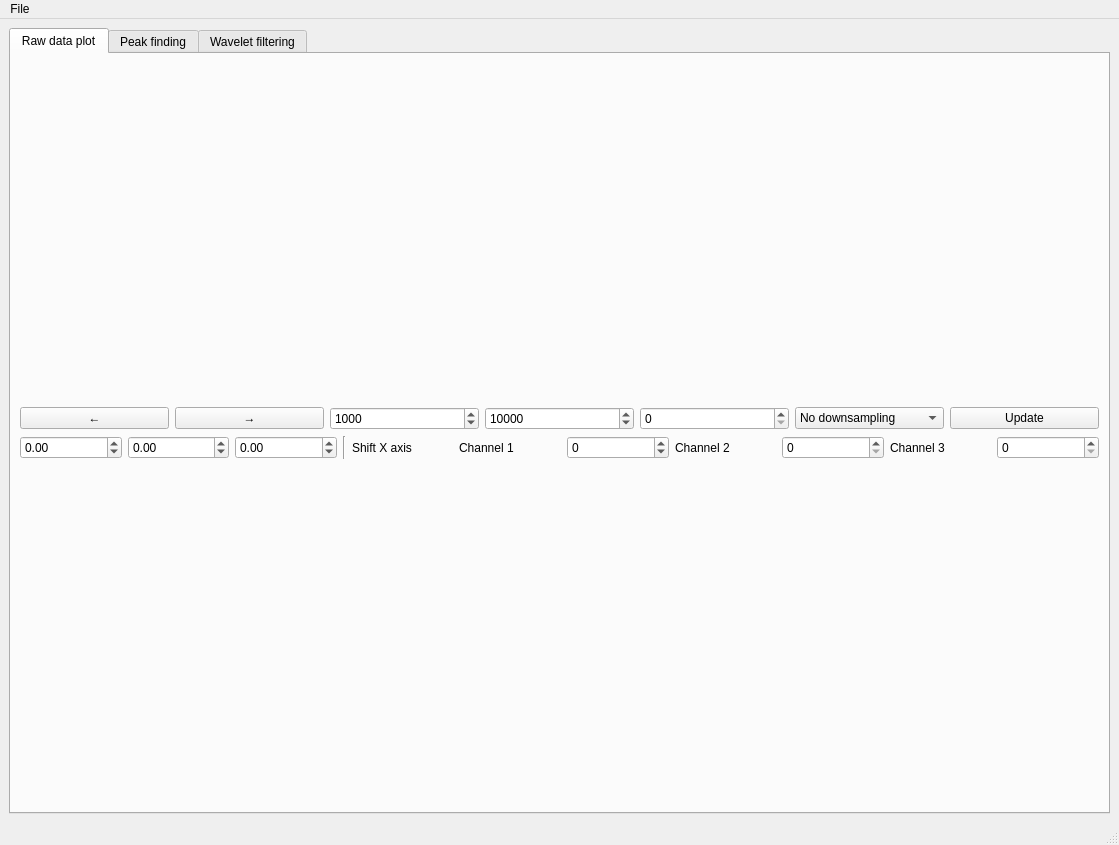
<?xml version="1.0" encoding="UTF-8"?>
<ui version="4.0">
 <class>MainWindow</class>
 <widget class="QMainWindow" name="MainWindow">
  <property name="geometry">
   <rect>
    <x>0</x>
    <y>0</y>
    <width>1119</width>
    <height>845</height>
   </rect>
  </property>
  <property name="sizePolicy">
   <sizepolicy hsizetype="Expanding" vsizetype="Expanding">
    <horstretch>0</horstretch>
    <verstretch>0</verstretch>
   </sizepolicy>
  </property>
  <property name="windowTitle">
   <string>MainWindow</string>
  </property>
  <widget class="QWidget" name="centralwidget">
   <property name="sizePolicy">
    <sizepolicy hsizetype="Preferred" vsizetype="Preferred">
     <horstretch>0</horstretch>
     <verstretch>0</verstretch>
    </sizepolicy>
   </property>
   <layout class="QVBoxLayout" name="verticalLayout_2">
    <item>
     <widget class="QTabWidget" name="tabWidget">
      <property name="sizePolicy">
       <sizepolicy hsizetype="Preferred" vsizetype="Preferred">
        <horstretch>0</horstretch>
        <verstretch>0</verstretch>
       </sizepolicy>
      </property>
      <property name="currentIndex">
       <number>0</number>
      </property>
      <widget class="QWidget" name="rawDataPlotTab">
       <property name="sizePolicy">
        <sizepolicy hsizetype="Preferred" vsizetype="Preferred">
         <horstretch>0</horstretch>
         <verstretch>0</verstretch>
        </sizepolicy>
       </property>
       <attribute name="title">
        <string>Raw data plot</string>
       </attribute>
       <layout class="QVBoxLayout" name="verticalLayout">
        <item>
         <layout class="QVBoxLayout" name="centralLayout">
          <item>
           <layout class="QVBoxLayout" name="rawPlotLayout">
            <item>
             <layout class="QHBoxLayout" name="rawPlotTools">
              <item>
               <widget class="QPushButton" name="rawPlotBackBtn">
                <property name="toolTip">
                 <string extracomment="Back"/>
                </property>
                <property name="text">
                 <string>←</string>
                </property>
               </widget>
              </item>
              <item>
               <widget class="QPushButton" name="rawPlotForwardBtn">
                <property name="toolTip">
                 <string extracomment="Forward"/>
                </property>
                <property name="toolTipDuration">
                 <number>-1</number>
                </property>
                <property name="text">
                 <string>→</string>
                </property>
               </widget>
              </item>
              <item>
               <widget class="QSpinBox" name="rawStepSizeSpinBox">
                <property name="toolTipDuration">
                 <number>-1</number>
                </property>
                <property name="minimum">
                 <number>1</number>
                </property>
                <property name="maximum">
                 <number>999999999</number>
                </property>
                <property name="value">
                 <number>1000</number>
                </property>
               </widget>
              </item>
              <item>
               <widget class="QSpinBox" name="rawWindowSizeSpinBox">
                <property name="toolTip">
                 <string extracomment="Window size"/>
                </property>
                <property name="minimum">
                 <number>1</number>
                </property>
                <property name="maximum">
                 <number>999999999</number>
                </property>
                <property name="value">
                 <number>10000</number>
                </property>
               </widget>
              </item>
              <item>
               <widget class="QSpinBox" name="rawWindowStartSpinBox">
                <property name="maximum">
                 <number>999999999</number>
                </property>
               </widget>
              </item>
              <item>
               <widget class="QComboBox" name="downsamplingComboBox">
                <item>
                 <property name="text">
                  <string>No downsampling</string>
                 </property>
                </item>
                <item>
                 <property name="text">
                  <string>Peak</string>
                 </property>
                </item>
                <item>
                 <property name="text">
                  <string>Subsample</string>
                 </property>
                </item>
                <item>
                 <property name="text">
                  <string>Mean</string>
                 </property>
                </item>
               </widget>
              </item>
              <item>
               <widget class="QPushButton" name="rawPlotUpdateBtn">
                <property name="toolTip">
                 <string/>
                </property>
                <property name="toolTipDuration">
                 <number>-1</number>
                </property>
                <property name="text">
                 <string>Update</string>
                </property>
               </widget>
              </item>
             </layout>
            </item>
            <item>
             <layout class="QHBoxLayout" name="rawPlotThresholds">
              <item>
               <widget class="QDoubleSpinBox" name="rawPlotThreshold1">
                <property name="minimumSize">
                 <size>
                  <width>100</width>
                  <height>0</height>
                 </size>
                </property>
                <property name="minimum">
                 <double>-99.989999999999995</double>
                </property>
                <property name="singleStep">
                 <double>0.100000000000000</double>
                </property>
               </widget>
              </item>
              <item>
               <widget class="QDoubleSpinBox" name="rawPlotThreshold2">
                <property name="minimumSize">
                 <size>
                  <width>100</width>
                  <height>0</height>
                 </size>
                </property>
                <property name="minimum">
                 <double>-99.989999999999995</double>
                </property>
                <property name="singleStep">
                 <double>0.100000000000000</double>
                </property>
               </widget>
              </item>
              <item>
               <widget class="QDoubleSpinBox" name="rawPlotThreshold3">
                <property name="minimumSize">
                 <size>
                  <width>100</width>
                  <height>0</height>
                 </size>
                </property>
                <property name="minimum">
                 <double>-99.989999999999995</double>
                </property>
                <property name="singleStep">
                 <double>0.100000000000000</double>
                </property>
               </widget>
              </item>
              <item>
               <widget class="Line" name="line">
                <property name="orientation">
                 <enum>Qt::Vertical</enum>
                </property>
               </widget>
              </item>
              <item>
               <widget class="QLabel" name="axisShiftLabel">
                <property name="text">
                 <string>Shift X axis</string>
                </property>
               </widget>
              </item>
              <item>
               <widget class="QLabel" name="axisShiftLabelCh1">
                <property name="text">
                 <string>Channel 1</string>
                </property>
               </widget>
              </item>
              <item>
               <widget class="QDoubleSpinBox" name="axisCh1ShiftSpinBox">
                <property name="decimals">
                 <number>0</number>
                </property>
                <property name="minimum">
                 <double>-100000000.000000000000000</double>
                </property>
                <property name="maximum">
                 <double>100000000.000000000000000</double>
                </property>
               </widget>
              </item>
              <item>
               <widget class="QLabel" name="axisShiftLabelCh2">
                <property name="text">
                 <string>Channel 2</string>
                </property>
               </widget>
              </item>
              <item>
               <widget class="QSpinBox" name="axisCh2ShiftSpinBox"/>
              </item>
              <item>
               <widget class="QLabel" name="axisShiftLabelCh3">
                <property name="text">
                 <string>Channel 3</string>
                </property>
               </widget>
              </item>
              <item>
               <widget class="QSpinBox" name="axisCh3ShiftSpinBox"/>
              </item>
             </layout>
            </item>
           </layout>
          </item>
         </layout>
        </item>
       </layout>
      </widget>
      <widget class="QWidget" name="peakFindingTab">
       <property name="sizePolicy">
        <sizepolicy hsizetype="Expanding" vsizetype="Expanding">
         <horstretch>0</horstretch>
         <verstretch>0</verstretch>
        </sizepolicy>
       </property>
       <attribute name="title">
        <string>Peak finding</string>
       </attribute>
       <widget class="QWidget" name="horizontalLayoutWidget">
        <property name="geometry">
         <rect>
          <x>9</x>
          <y>9</y>
          <width>811</width>
          <height>461</height>
         </rect>
        </property>
        <layout class="QHBoxLayout" name="horizontalLayout">
         <item>
          <layout class="QGridLayout" name="leftLayout">
           <item row="15" column="1">
            <widget class="QPushButton" name="findPeaksBtn">
             <property name="text">
              <string>Find Peaks</string>
             </property>
            </widget>
           </item>
           <item row="3" column="1">
            <widget class="QCheckBox" name="currentViewCheckBox">
             <property name="text">
              <string>Current view only</string>
             </property>
            </widget>
           </item>
           <item row="9" column="1">
            <widget class="QDoubleSpinBox" name="peakDistanceCBox">
             <property name="minimum">
              <double>1.000000000000000</double>
             </property>
             <property name="maximum">
              <double>9999999999.989999771118164</double>
             </property>
            </widget>
           </item>
           <item row="5" column="1">
            <widget class="QCheckBox" name="invertedCh2Box">
             <property name="text">
              <string>Inverted peaks channel 2</string>
             </property>
            </widget>
           </item>
           <item row="10" column="1">
            <widget class="QDoubleSpinBox" name="doublePeakDistanceSpinBox">
             <property name="maximum">
              <double>99999999999.990005493164063</double>
             </property>
            </widget>
           </item>
           <item row="11" column="1">
            <widget class="QCheckBox" name="showFilteredPeaksCheckBox">
             <property name="text">
              <string>Show filtered peaks</string>
             </property>
            </widget>
           </item>
           <item row="13" column="0">
            <widget class="QLineEdit" name="filenameLineEdit">
             <property name="placeholderText">
              <string>peaks.pkl</string>
             </property>
            </widget>
           </item>
           <item row="8" column="0">
            <widget class="QLabel" name="peakWidthLabel">
             <property name="text">
              <string>Peak width</string>
             </property>
            </widget>
           </item>
           <item row="8" column="1">
            <widget class="QDoubleSpinBox" name="peakWidthCBox"/>
           </item>
           <item row="10" column="0">
            <widget class="QLabel" name="doublePeakDistanceLabel">
             <property name="text">
              <string>Double peak distance [ms]</string>
             </property>
            </widget>
           </item>
           <item row="6" column="1">
            <widget class="QCheckBox" name="invertedCh3Box">
             <property name="text">
              <string>Inverted peaks channel 3</string>
             </property>
            </widget>
           </item>
           <item row="12" column="1">
            <widget class="QCheckBox" name="showRemovedPeaksCheckBox">
             <property name="text">
              <string>Show unfiltered peaks</string>
             </property>
            </widget>
           </item>
           <item row="14" column="0">
            <spacer name="verticalSpacer">
             <property name="orientation">
              <enum>Qt::Vertical</enum>
             </property>
             <property name="sizeHint" stdset="0">
              <size>
               <width>20</width>
               <height>40</height>
              </size>
             </property>
            </spacer>
           </item>
           <item row="4" column="1">
            <widget class="QCheckBox" name="invertedCh1Box">
             <property name="text">
              <string>Inverted peaks channel 1</string>
             </property>
            </widget>
           </item>
           <item row="9" column="0">
            <widget class="QLabel" name="peakDistanceLabel">
             <property name="text">
              <string>Peak distance</string>
             </property>
            </widget>
           </item>
           <item row="13" column="1">
            <widget class="QPushButton" name="savePeaksBtn">
             <property name="text">
              <string>Save peaks</string>
             </property>
            </widget>
           </item>
          </layout>
         </item>
         <item>
          <layout class="QVBoxLayout" name="rightLayout"/>
         </item>
         <item>
          <spacer name="horizontalSpacer_3">
           <property name="orientation">
            <enum>Qt::Horizontal</enum>
           </property>
           <property name="sizeHint" stdset="0">
            <size>
             <width>40</width>
             <height>20</height>
            </size>
           </property>
          </spacer>
         </item>
        </layout>
       </widget>
      </widget>
      <widget class="QWidget" name="waveletFilteringTab">
       <attribute name="title">
        <string>Wavelet filtering</string>
       </attribute>
       <layout class="QVBoxLayout" name="verticalLayout_3">
        <item>
         <layout class="QVBoxLayout" name="waveletLayout">
          <item>
           <layout class="QGridLayout" name="gridLayout">
            <item row="0" column="1">
             <widget class="QComboBox" name="waveletFamilyCBox">
              <property name="placeholderText">
               <string>Select wavelet family</string>
              </property>
             </widget>
            </item>
            <item row="1" column="0">
             <widget class="QPushButton" name="waveletBackBtn">
              <property name="text">
               <string>←</string>
              </property>
             </widget>
            </item>
            <item row="0" column="0">
             <widget class="QComboBox" name="selectChannelCBox">
              <property name="currentText">
               <string/>
              </property>
              <property name="placeholderText">
               <string>Select a channel</string>
              </property>
              <item>
               <property name="text">
                <string>Channel 1</string>
               </property>
              </item>
              <item>
               <property name="text">
                <string>Channel 2</string>
               </property>
              </item>
              <item>
               <property name="text">
                <string>Channel 3</string>
               </property>
              </item>
             </widget>
            </item>
            <item row="1" column="3">
             <widget class="QPushButton" name="applyWaveletBtn">
              <property name="text">
               <string>Apply wavelet filter</string>
              </property>
             </widget>
            </item>
            <item row="1" column="1">
             <widget class="QPushButton" name="waveletForwardBtn">
              <property name="text">
               <string>→</string>
              </property>
             </widget>
            </item>
            <item row="1" column="2">
             <widget class="QPushButton" name="refreshWaveletPlotBtn">
              <property name="text">
               <string>Refresh plot</string>
              </property>
             </widget>
            </item>
            <item row="0" column="2">
             <widget class="QComboBox" name="selectWaveletCBox">
              <property name="placeholderText">
               <string>Select wavelet</string>
              </property>
             </widget>
            </item>
           </layout>
          </item>
         </layout>
        </item>
       </layout>
      </widget>
     </widget>
    </item>
   </layout>
  </widget>
  <widget class="QMenuBar" name="menubar">
   <property name="geometry">
    <rect>
     <x>0</x>
     <y>0</y>
     <width>1119</width>
     <height>26</height>
    </rect>
   </property>
   <widget class="QMenu" name="menuFile">
    <property name="title">
     <string>File</string>
    </property>
    <addaction name="actionOpen"/>
    <addaction name="separator"/>
    <addaction name="actionExit"/>
   </widget>
   <addaction name="menuFile"/>
  </widget>
  <widget class="QStatusBar" name="statusbar"/>
  <action name="actionOpen">
   <property name="text">
    <string>Open</string>
   </property>
  </action>
  <action name="actionExit">
   <property name="text">
    <string>Exit</string>
   </property>
  </action>
 </widget>
 <resources/>
 <connections/>
</ui>
